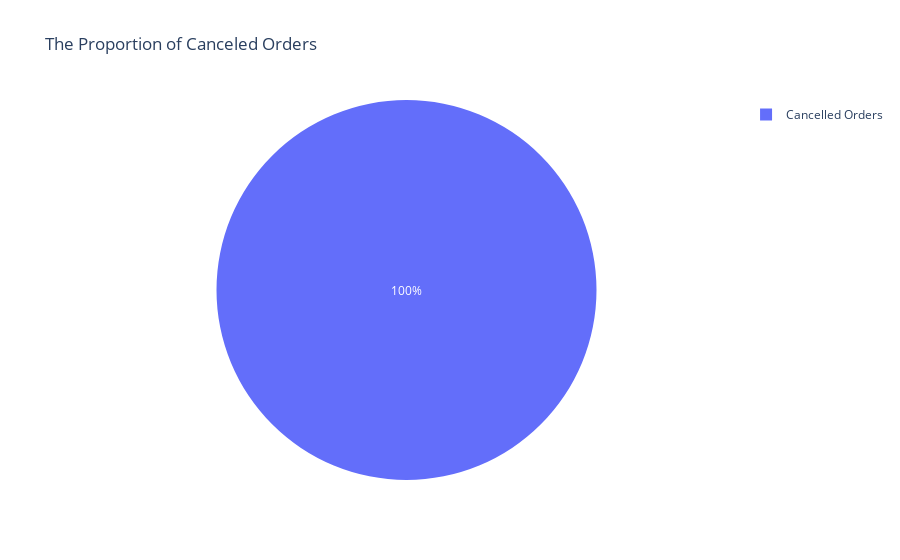

This figure's notebook cell:
### Code cell
# Cancelled Orders Pie chart

fig = px.pie(cancelled_orders, 
             values = cancelled_orders['InvoiceNo'], 
             names = cancelled_orders.index, 
             title = 'The Proportion of Canceled Orders')

fig.show()

### Figure 1 — Plotly figure (JSON) as saved in the notebook; plotly's stock layout.template omitted (floating-point values rounded to 4 significant figures)
{"data": [{"domain": {"x": [0, 1], "y": [0, 1]}, "hovertemplate": "index=%{label}<br>InvoiceNo=%{value}<extra></extra>", "labels": ["Cancelled Orders"], "legendgroup": "", "name": "", "showlegend": true, "type": "pie", "values": [8872]}], "layout": {"legend": {"tracegroupgap": 0}, "title": {"text": "The Proportion of Canceled Orders"}}}
